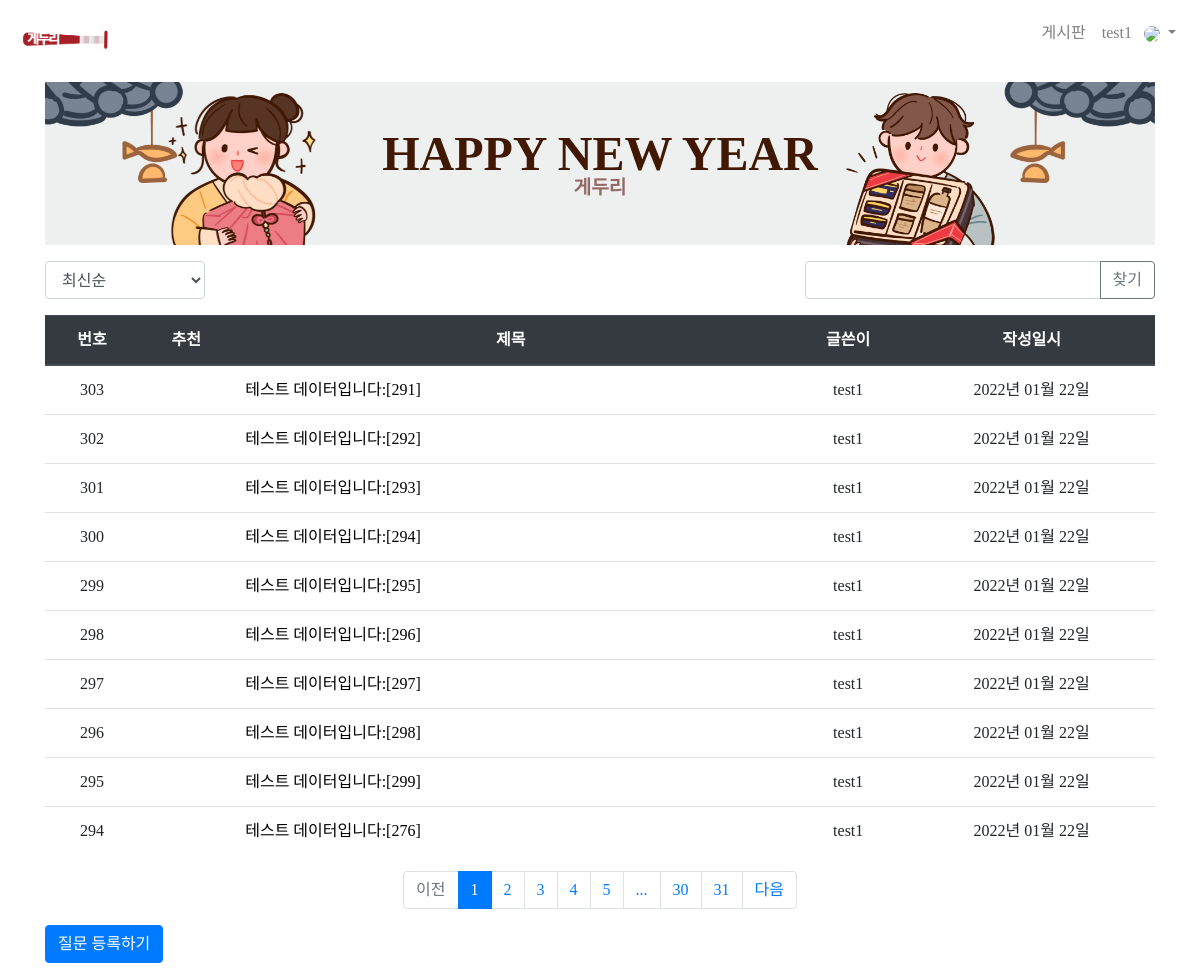
/question/list/ (signed in), run on an earlier commit of the app's database.
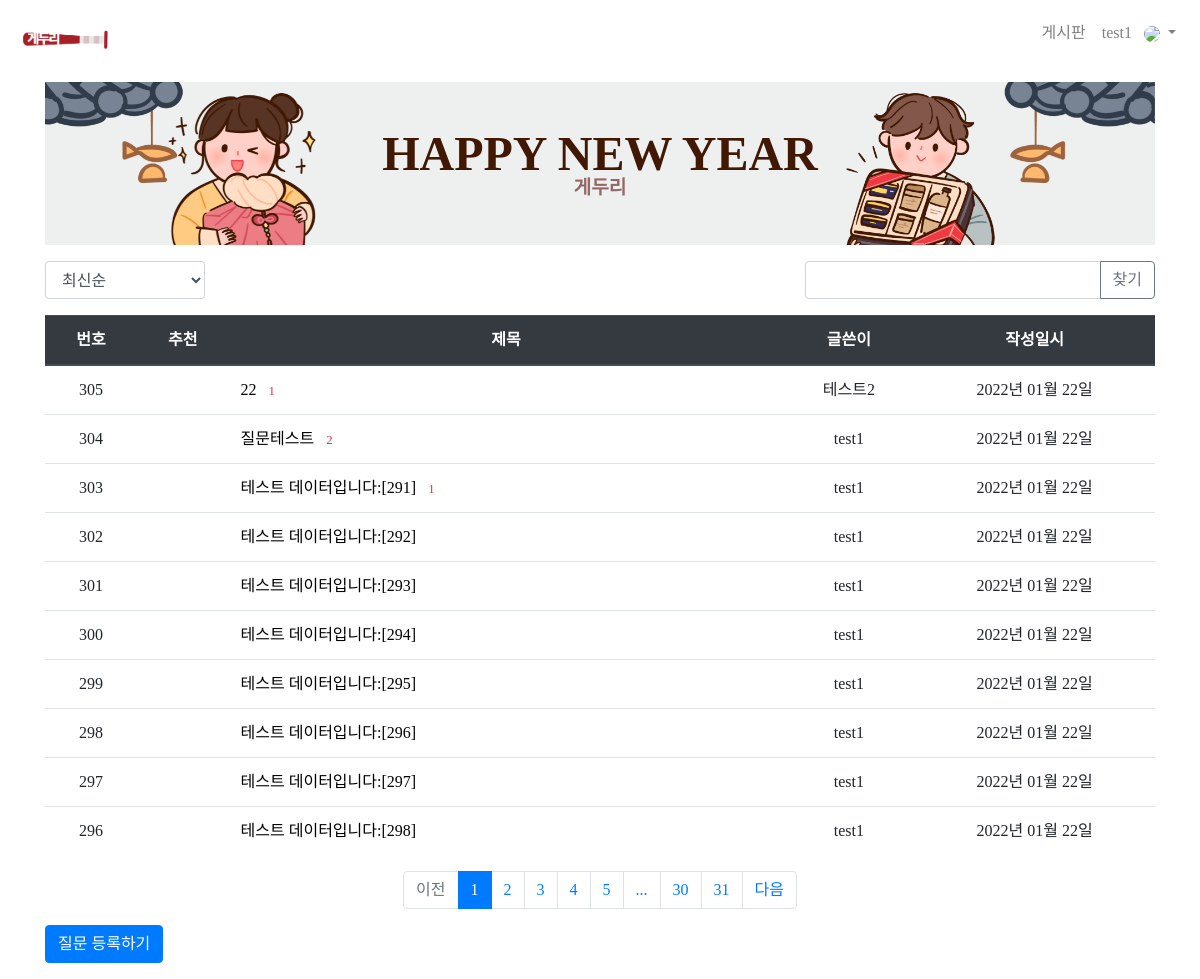
And on a later commit of the database.
### pybo/models.py (models this page shows)
class User(db.Model):
  id = db.Column(db.Integer, primary_key=True)
  username = db.Column(db.String(150), unique=True, nullable=False)
  password = db.Column(db.String(200), nullable=False)
  email = db.Column(db.String(120), unique=True, nullable=False)

class Question(db.Model):
  id = db.Column(db.Integer, primary_key=True)
  subject = db.Column(db.String(200), nullable=False)
  content = db.Column(db.Text(), nullable=False)
  create_date = db.Column(db.DateTime(), nullable=False)
  user_id = db.Column(db.Integer, db.ForeignKey('user.id', ondelete='CASCADE'), nullable=False)
  user = db.relationship('User', backref=db.backref('question_set'))
  modify_date = db.Column(db.DateTime(), nullable=True)
  voter = db.relationship('User', secondary=question_voter, backref=db.backref('question_voter_set'))

### pybo/views/question_views.py (the view, shortened to what this page needs)
@bp.route('/list/')
def _list():
    page = request.args.get('page', type=int, default=1)
    kw = request.args.get('kw', type=str, default='')
    so = request.args.get('so', type=str, default='recent')
    if so == 'recommend':
        sub_query = db.session.query(question_voter.c.question_id, func.count('*').label('num_voter')) \
            .group_by(question_voter.c.question_id).subquery()
        question_list = Question.query \
            .outerjoin(sub_query, Question.id == sub_query.c.question_id) \
            .order_by(sub_query.c.num_voter.desc(), Question.create_date.desc())
    elif so == 'popular':
        sub_query = db.session.query(Answer.question_id, func.count('*').label('num_answer')) \
            .group_by(Answer.question_id).subquery()
        question_list = Question.query \
            .outerjoin(sub_query, Question.id == sub_query.c.question_id) \
            .order_by(sub_query.c.num_answer.desc(), Question.create_date.desc())
    else:  # recent
        question_list = Question.query.order_by(Question.create_date.desc())
    question_list = question_list.paginate(page, per_page=10)
    return render_template('question/question_list.html', question_list=question_list, page=page, kw=kw, so=so)

### pybo/filter.py (called while the page is built)
def format_datetime(value, fmt='%Y년 %m월 %d일'):
    return value.strftime(fmt)

### pybo/views/auth_views.py (called while the page is built)
@bp.before_app_request
def load_logged_in_user():
    user_id = session.get('user_id')
    if user_id is None:
        g.user = None
    else:
        g.user = User.query.get(user_id)

### pybo/templates/question/question_list.html (shortened to what this page needs)
{% extends 'base.html' %}
{% block content %}
{% include "navbar.html" %}
<div class="container my-3">
    {% include "banner/banner.html" %}
    <div class="row justify-content-between my-3">
        <div class="col-2">
            <select class="form-control so">
                <option value="recent" {% if so=='recent' %}selected{% endif %}>최신순</option>
            </select>
        </div>
        <div class="col-4 input-group">
            <input type="text" class="form-control kw" value="{{ kw or '' }}">
            <div class="input-group-append">
                <button
                    class="btn btn-outline-secondary"
                    type="button"
                    id="btn_search"
                >찾기</button>
            </div>
        </div>
    </div>
    <table class="table">
        <thead>
        <tr class="text-center thead-dark">
            <th>번호</th>
            <th>추천</th>
            <th style="width:50%">제목</th>
            <th>글쓴이</th>
            <th>작성일시</th>
        </tr>
        </thead>
        <tbody>
        {% if question_list %}
        {% for question in question_list.items %}
        <tr class="text-center">
            <td>{{ question_list.total - ((question_list.page-1) * question_list.per_page ) - loop.index0 }}</td>
            <td>
            </td>
            <td class="text-left">
                <a href="{{ url_for('question.detail', question_id=question.id) }}">{{ question.subject }}</a>
                {% if question.answer_set|length > 0 %}
                <span class="text-danger small ml-2">{{ question.answer_set|length }}</span>
                {% endif %}
            </td>
            <td>{{ question.user.username }}</td>
            <td>{{ question.create_date|datetime }}</td>
        </tr>
        {% endfor %}
        {% else %}
        <tr>
            <td colspan="3">질문이 없습니다.</td>
        </tr>
        {% endif %}
        </tbody>
    </table>
    <ul class="pagination justify-content-center">
        {% if question_list.has_prev %}
        <li class="page-item">
            <a class="page-link" data-page="{{ question_list.prev_num }}" href="#">이전</a>
        </li>
        {% else %}
        <li class="page-item disabled">
            <a class="page-link" tabindex="-1" aria-disabled="true" href="#">이전</a>
        </li>
        {% endif %}
        {% for page_num in question_list.iter_pages() %}
            {% if page_num %}
                {% if page_num != question_list.page %}
                <li class="page-item">
                    <a class="page-link" data-page="{{ page_num }}" href="#">{{ page_num }}</a>
                </li>
                {% else %}
                <li class="page-item active" aria-current="page">
                    <a class="page-link" href="#">{{ page_num }}</a>
                </li>
                {% endif %}
           {% else %}
                <li class="disabled">
                    <a class="page-link" href="#">...</a>
                </li>
           {% endif %}
        {% endfor %}
        {% if question_list.has_next %}
        <li class="page-item">
            <a class="page-link" data-page="{{ question_list.next_num }}" href="#">다음</a>
        </li>
        {% else %}
        <li class="page-item disabled">
            <a class="page-link" tabindex="-1" aria-disabled="true" href="#">다음</a>
        </li>
        {% endif %}
    </ul>
    <a href="{{ url_for('question.create') }}" class="btn btn-primary">질문 등록하기</a>
</div>
{% endblock %}

### pybo/templates/base.html (shortened to what this page needs)
<!doctype html>
<html lang="ko">
<head>
    <link rel="stylesheet" href="{{ url_for('static', filename='bootstrap.min.css') }}">
    <link rel="stylesheet" href="{{ url_for('static', filename='style.css') }}">
</head>
<body>
    {% block content %}
    {% endblock %}
</body>
</html>

### pybo/templates/navbar.html (shortened to what this page needs)
<nav class="navbar navbar-expand-lg navbar-light" style="background-color: none;">
    <a class="nav-link navbar-brand" href="{{ url_for('main.main') }}"></a>
    <div class="collapse navbar-collapse ml-auto justify-content-end" id="navbarNav">
        <ul class="navbar-nav ml-auto">
            <a class="nav-link" href="{{ url_for('question._list') }}">게시판</a>
            <li class="nav-item dropdown no-arrow">
                <a
                    class="nav-link dropdown-toggle"
                    href="#"
                    id="userDropdown"
                    role="button"
                    data-toggle="dropdown"
                    aria-haspopup="true"
                    aria-expanded="true"
                >
                    {% if g.user %}
                    <span class="mr-2 d-none d-lg-inline text-gray-600">{{ g.user.username }}</span>
                    <img class="img-profile rounded-circle" src="https://cdn.pixabay.com/photo/2015/10/05/22/37/blank-profile-picture-973460_960_720.png">
                    {% else %}
                    <span class="mr-2 d-none d-lg-inline text-gray-600">비회원</span>
                    {% endif %}
                </a>
            </li>
        </ul>
    </div>
</nav>

### pybo/templates/banner/banner.html (shortened to what this page needs)
<header class="masthead">
    <div class="container">
        <div class="mastead-subheading text-center">HAPPY NEW YEAR</div>
        <div class="mastead-heading text-uppercase text-center">게두리</div>
    </div>
</header>

### pybo/static/style.css (style rules this page uses)
* { font-family: 'NanumBarunGothic'; }
a { color:black; text-decoration: none; background-color: transparent; }
.navbar-brand { background-image: url("img/logo.png"); width: 100px; height: 50px; background-size: cover; }
.masthead { padding-top: 3rem; padding-bottom: 3rem; color: #401803; background-image: url("img/question-banner.png"); background-repeat: no-repeat; background-attachment: scroll; background-position: center center; background-size: cover; }
.mastead-subheading { font-family: 'Manse'; font-size: 3rem; font-weight: 700; line-height: 3rem; }
.mastead-heading { font-family: 'Manse'; color: rgb(148, 103, 103); font-size: 1.2rem; font-weight: 700; line-height: 1.2rem; }

What changed in the data, as far as the page shows it:
no longer on this page (row unchanged): Question: total "295", subject "테스트 데이터입니다:[299]", user.username "test1", create_date "2022년 01월 22일"
no longer on this page (row unchanged): Question: total "294", subject "테스트 데이터입니다:[276]", user.username "test1", create_date "2022년 01월 22일"
added Question: id "305", subject "22", answer_set|length "1", user.username "테스트2", create_date "2022년 01월 22일"
added Question: id "304", subject "질문테스트", answer_set|length "2", user.username "test1", create_date "2022년 01월 22일"
shown differently, row unchanged: Question "테스트 데이터입니다:[291]": answer_set|length (not shown) → "1"
